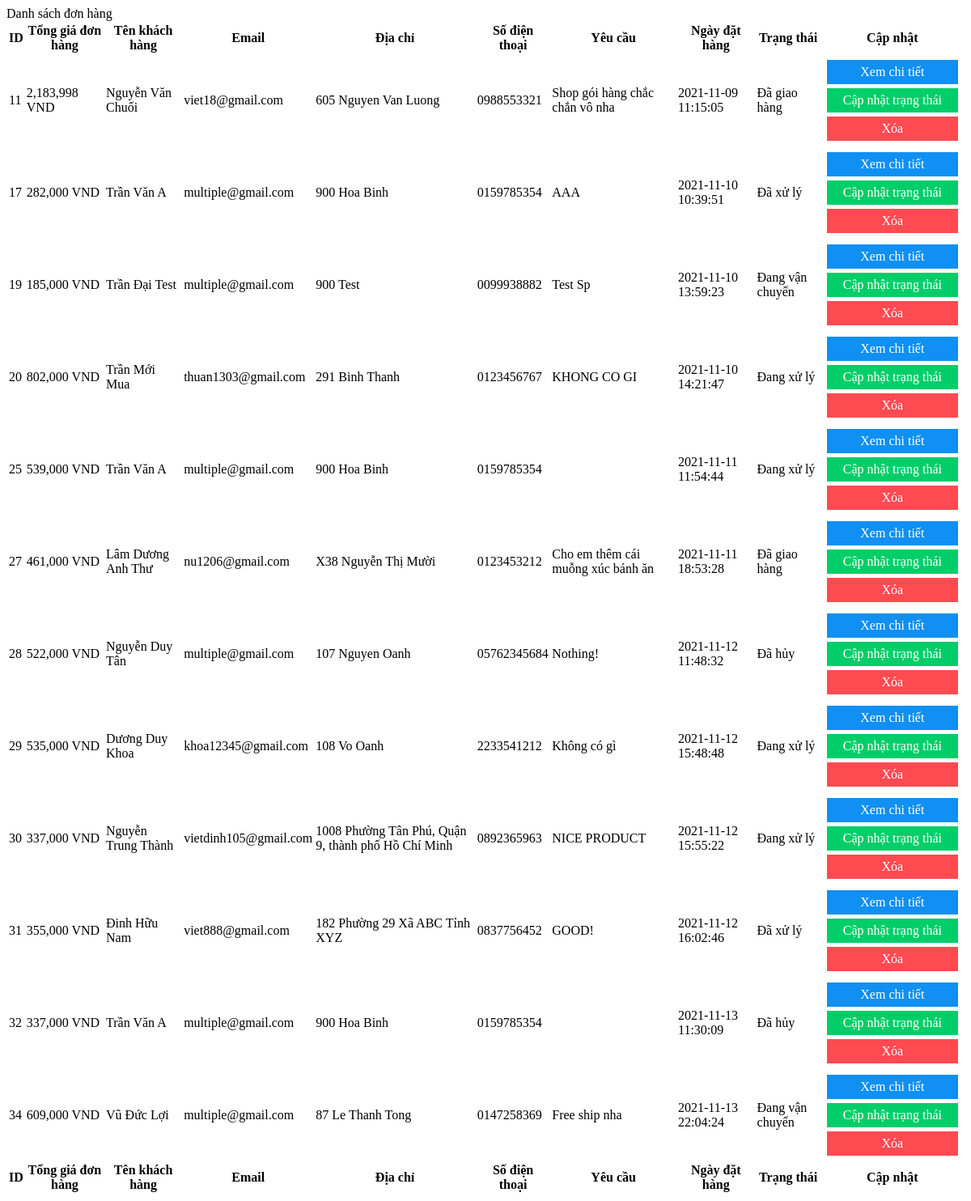
/admin/modules/listorder.php, run on an earlier commit of the app's database.
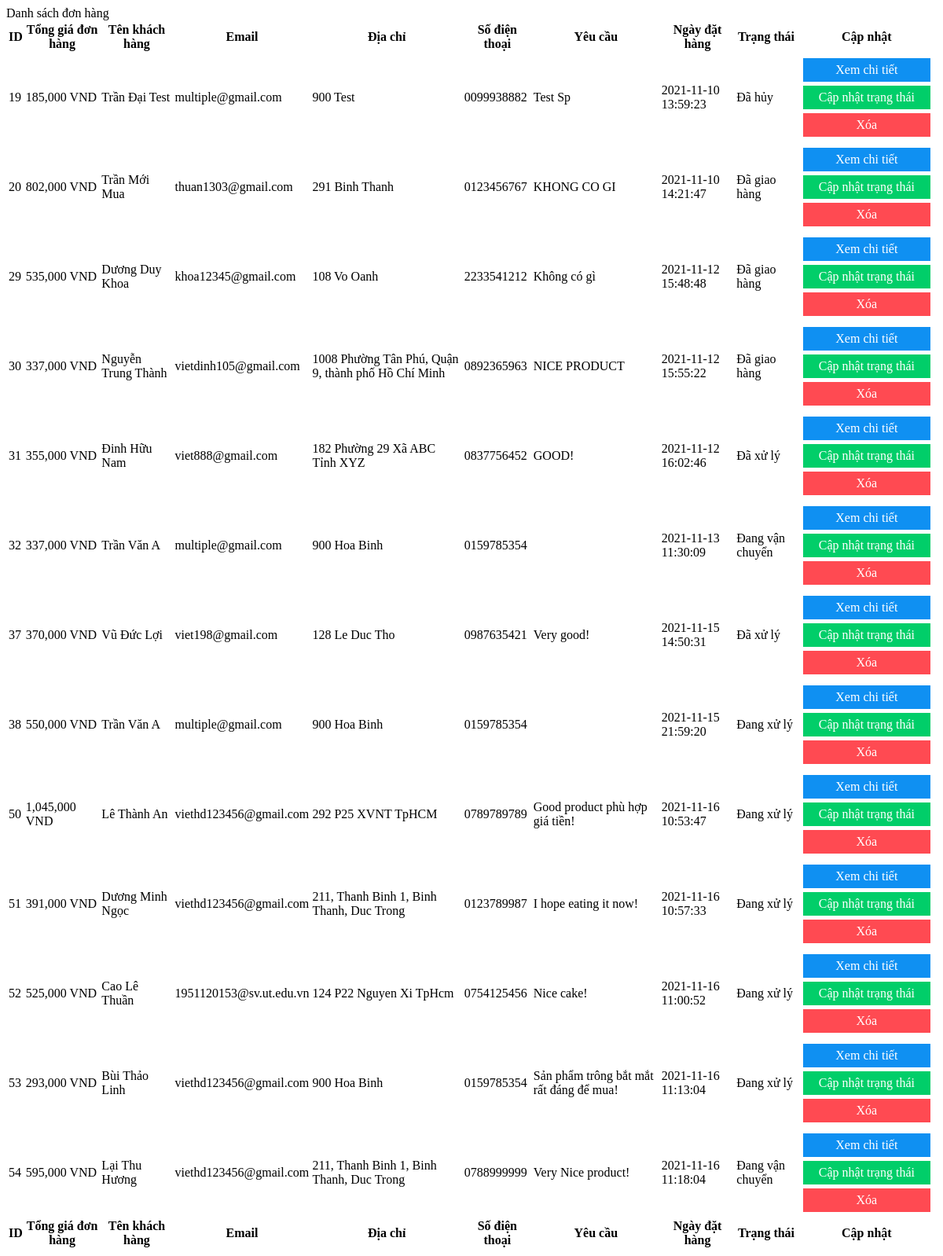
And on a later commit of the database.
### admin/modules/listorder.php (the view, shortened to what this page needs)
<?php
include('../conn.php');
?>
<div class="card mb-4">
    <div class="card-header">
        Danh sách đơn hàng
    </div>
    <div class="card-body">
        <table id="datatablesSimple">
            <thead>
                <tr>
                    <th>ID</th>
                    <th>Tổng giá đơn hàng</th>
                    <th>Tên khách hàng</th>
                    <th>Email</th>
                    <th>Địa chỉ</th>
                    <th>Số điện thoại</th>
                    <th>Yêu cầu</th>
                    <th>Ngày đặt hàng</th>
                    <th>Trạng thái</th>
                    <th>Cập nhật</th>
                </tr>
            </thead>
            <tfoot>
                <tr>
                    <th>ID</th>
                    <th>Tổng giá đơn hàng</th>
                    <th>Tên khách hàng</th>
                    <th>Email</th>
                    <th>Địa chỉ</th>
                    <th>Số điện thoại</th>
                    <th>Yêu cầu</th>
                    <th>Ngày đặt hàng</th>
                    <th>Trạng thái</th>
                    <th>Cập nhật</th>
                </tr>
            </tfoot>
            <tbody>
                <?php
                $sql_sl = "SELECT * FROM `order-info`";
                $listorder = mysqli_query($connect, $sql_sl);
                while ($row = mysqli_fetch_array($listorder)) { ?>
                    <tr>
                        <td><?php echo $row["order_id"] ?></td>
                        <td><?php echo number_format($row["total"], 0, '', ',') ?> VND</td>
                        <td><?php echo $row["full_name"] ?></td>
                        <td><?php echo $row["email"] ?></td>
                        <td><?php echo $row["address"] ?></td>
                        <td><?php echo $row["phone"] ?></td>
                        <td><?php echo $row["request"] ?></td>
                        <td><?php echo $row["date_order"] ?></td>
                        <td><?php if ($row["status"] == 1) {
                                echo "Đang xử lý";
                            }
                            if ($row["status"] == 2) {
                                echo "Đã xử lý";
                            }
                            if ($row["status"] == 3) {
                                echo "Đang vận chuyển";
                            }
                            if ($row["status"] == 4) {
                                echo "Đã giao hàng";
                            }
                            if ($row["status"] == 0) {
                                echo "Đã hủy";
                            } ?></td>
                        <td style="width: 15%;">
                            <a href="?module=detailsorder&id=<?php echo $row["order_id"] ?>" name="review">Xem chi tiết</a>
                            <a href="?module=commitOrder&id=<?php echo $row["order_id"] ?>" name="update">Cập nhật trạng thái</a>
                            <a href="?module=deleteorder&id=<?php echo $row["order_id"] ?>" onclick="return confirm('Bạn có chắc chắn muốn xóa không?')" name="remove">Xóa</a>
                        </td>
                    </tr>
                <?php }
                ?>
            </tbody>
    </div>
</div>

What changed in the data, as far as the page shows it:
removed order-info: order_id "11", total "2,183,998", full_name "Nguyễn Văn Chuối", email "viet18@gmail.com", address "605 Nguyen Van Luong", phone "0988553321", request "Shop gói hàng chắc chắn vô nha", date_order "2021-11-09 11:15:05", status "Đã giao hàng"
removed order-info: order_id "17", total "282,000", full_name "Trần Văn A", email "multiple@gmail.com", address "900 Hoa Binh", phone "0159785354", request "AAA", date_order "2021-11-10 10:39:51", status "Đã xử lý"
removed order-info: order_id "25", total "539,000", full_name "Trần Văn A", email "multiple@gmail.com", address "900 Hoa Binh", phone "0159785354", date_order "2021-11-11 11:54:44", status "Đang xử lý"
removed order-info: order_id "27", total "461,000", full_name "Lâm Dương Anh Thư", email "nu1206@gmail.com", address "X38 Nguyễn Thị Mười", phone "0123453212", request "Cho em thêm cái muỗng xúc bánh ăn", date_order "2021-11-11 18:53:28", status "Đã giao hàng"
removed order-info: order_id "28", total "522,000", full_name "Nguyễn Duy Tân", email "multiple@gmail.com", address "107 Nguyen Oanh", phone "05762345684", request "Nothing!", date_order "2021-11-12 11:48:32", status "Đã hủy"
removed order-info: order_id "34", total "609,000", full_name "Vũ Đức Lợi", email "multiple@gmail.com", address "87 Le Thanh Tong", phone "0147258369", request "Free ship nha", date_order "2021-11-13 22:04:24", status "Đang vận chuyển"
changed order-info "Trần Đại Test": status "Đang vận chuyển" → "Đã hủy"
changed order-info "Trần Mới Mua": status "Đang xử lý" → "Đã giao hàng"
changed order-info "Dương Duy Khoa": status "Đang xử lý" → "Đã giao hàng"
changed order-info "Nguyễn Trung Thành": status "Đang xử lý" → "Đã giao hàng"
changed order-info id 32: status "Đã hủy" → "Đang vận chuyển"
added order-info: order_id "37", total "370,000", full_name "Vũ Đức Lợi", email "viet198@gmail.com", address "128 Le Duc Tho", phone "0987635421", request "Very good!", date_order "2021-11-15 14:50:31", status "Đã xử lý"
added order-info: order_id "38", total "550,000", full_name "Trần Văn A", email "multiple@gmail.com", address "900 Hoa Binh", phone "0159785354", date_order "2021-11-15 21:59:20", status "Đang xử lý"
added order-info: order_id "50", total "1,045,000", full_name "Lê Thành An", email "viethd123456@gmail.com", address "292 P25 XVNT TpHCM", phone "0789789789", request "Good product phù hợp giá tiền!", date_order "2021-11-16 10:53:47", status "Đang xử lý"
added order-info: order_id "51", total "391,000", full_name "Dương Minh Ngọc", email "viethd123456@gmail.com", address "211, Thanh Binh 1, Binh Thanh, Duc Trong", phone "0123789987", request "I hope eating it now!", date_order "2021-11-16 10:57:33", status "Đang xử lý"
added order-info: order_id "52", total "525,000", full_name "Cao Lê Thuần", email "1951120153@sv.ut.edu.vn", address "124 P22 Nguyen Xi TpHcm", phone "0754125456", request "Nice cake!", date_order "2021-11-16 11:00:52", status "Đang xử lý"
added order-info: order_id "53", total "293,000", full_name "Bùi Thảo Linh", email "viethd123456@gmail.com", address "900 Hoa Binh", phone "0159785354", request "Sản phẩm trông bắt mắt rất đáng để mua!", date_order "2021-11-16 11:13:04", status "Đang xử lý"
added order-info: order_id "54", total "595,000", full_name "Lại Thu Hương", email "viethd123456@gmail.com", address "211, Thanh Binh 1, Binh Thanh, Duc Trong", phone "0788999999", request "Very Nice product!", date_order "2021-11-16 11:18:04", status "Đang vận chuyển"
